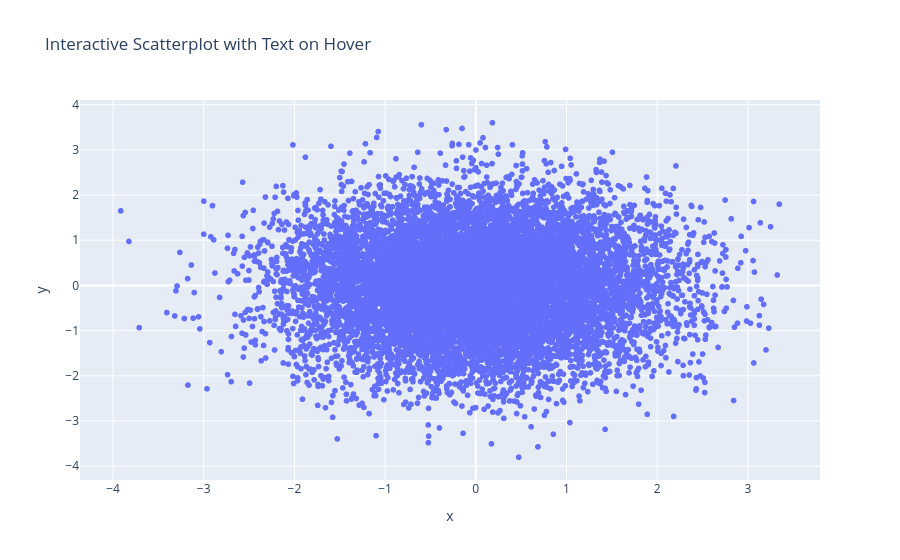

Notebook code cell kept with this figure:
### Code cell
import plotly.express as px
import pandas as pd
import numpy as np
import random
import lorem  # For generating dummy text. Install with: pip install lorem

# Generate dummy data
num_points = 12000
data = {
    "x": np.random.randn(num_points),
    "y": np.random.randn(num_points),
    "text": [lorem.paragraph()[:random.randint(100, 200)] for _ in range(num_points)]
}

df = pd.DataFrame(data)

# Create interactive scatter plot
fig = px.scatter(
    df,
    x="x",
    y="y",
    hover_data={"text": True},
    title="Interactive Scatterplot with Text on Hover"
)

# Optional: Clean up hover template
fig.update_traces(
    hovertemplate="<b>Text:</b><br>%{customdata[0]}<extra></extra>",
    customdata=df[['text']].values
)

# Show plot
fig.show()

### Figure 1 — Plotly figure (JSON) as saved in the notebook; plotly's stock layout.template omitted (floating-point values rounded to 4 significant figures; data arrays with more than 128 entries replaced by an {"elided": "..."} marker saying what was removed)
{"data": [{"customdata": {"elided": "12000x1 str values"}, "hovertemplate": "<b>Text:</b><br>%{customdata[0]}<extra></extra>", "legendgroup": "", "marker": {"color": "#636efa", "symbol": "circle"}, "mode": "markers", "name": "", "showlegend": false, "type": "scattergl", "x": {"elided": "12000 float values"}, "xaxis": "x", "y": {"elided": "12000 float values"}, "yaxis": "y"}], "layout": {"legend": {"tracegroupgap": 0}, "title": {"text": "Interactive Scatterplot with Text on Hover"}, "xaxis": {"anchor": "y", "domain": [0, 1], "title": {"text": "x"}}, "yaxis": {"anchor": "x", "domain": [0, 1], "title": {"text": "y"}}}}
